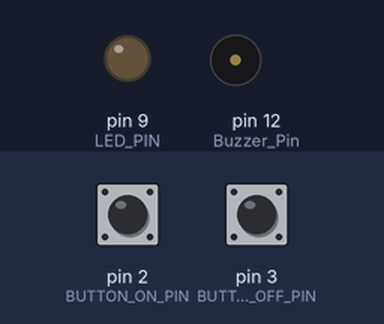
Simulated run of this sketch. Board: Arduino Uno, built with avr-gcc and run on an emulated ATmega328P. Parts: output pins drawn as LEDs (lit = HIGH), buzzer (waves = sounding, pin HIGH). The inputs (shaded band) are chosen by the test bench; at power-on: pin 2 (BUTTON_ON_PIN) HIGH, pin 3 (BUTTON_OFF_PIN) HIGH.

Above: at 1.2 s.
1.3 s: pin 2 (BUTTON_ON_PIN) pulled LOW for 0.15 s
At 2.6 s:
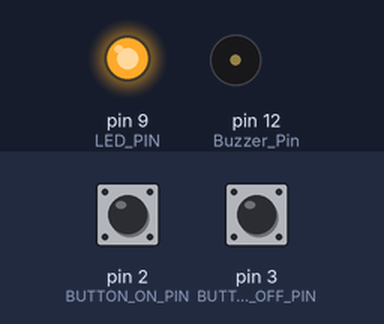
2.9 s: pin 3 (BUTTON_OFF_PIN) pulled LOW for 0.15 s
At 4.0 s:
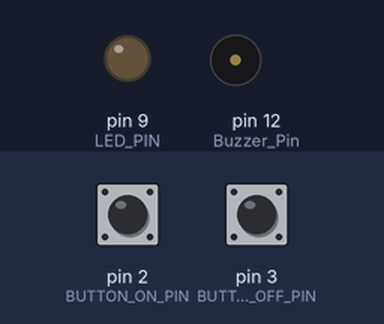
4.5 s: pin 2 (BUTTON_ON_PIN) pulled LOW for 1 s
At 5.2 s:
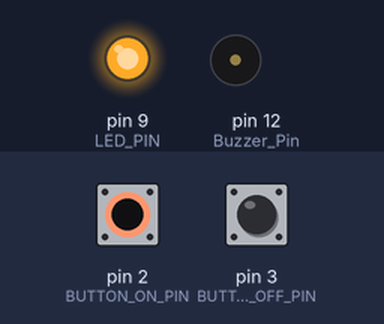
7.0 s: pin 3 (BUTTON_OFF_PIN) pulled LOW for 1 s
At 8.3 s:
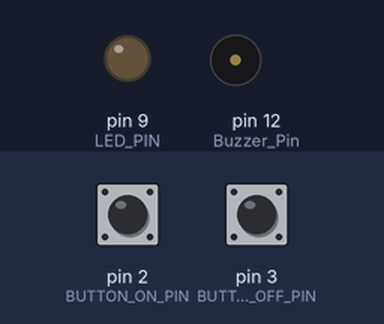
Timing chart, 0 to 10.0 s (numbered marks = the images above; inputs shaded):
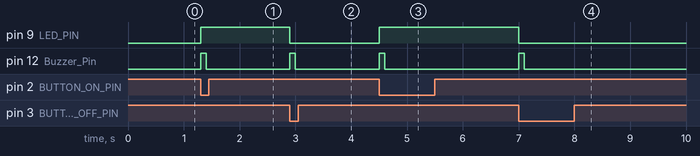

Measured:
- after the input at 1.3 s, pin 9 (LED_PIN): LOW → HIGH at once; pin 12 (Buzzer_Pin): LOW → HIGH at once, → LOW 0.10 s later
- after the input at 2.9 s, pin 9 (LED_PIN): HIGH → LOW at once; pin 12 (Buzzer_Pin): LOW → HIGH at once, → LOW 0.10 s later
- after the input at 4.5 s, pin 9 (LED_PIN): LOW → HIGH at once; pin 12 (Buzzer_Pin): LOW → HIGH at once, → LOW 0.10 s later
- after the input at 7.0 s, pin 9 (LED_PIN): HIGH → LOW at once; pin 12 (Buzzer_Pin): LOW → HIGH at once, → LOW 0.10 s later

The sketch:

2button_on_off_led.ino
```cpp
const int BUTTON_ON_PIN = 2;
const int BUTTON_OFF_PIN = 3;
const int LED_PIN = 9;
const int Buzzer_Pin = 12;

int BUTTON_ON_STATE;
int BUTTON_OFF_STATE;
int Status = 0; //led off
void setup()
{
	pinMode(BUTTON_ON_PIN, INPUT_PULLUP);
	pinMode(BUTTON_OFF_PIN, INPUT_PULLUP);
	pinMode(LED_PIN, OUTPUT);
	pinMode(Buzzer_Pin, OUTPUT);
}

void loop()
{
	BUTTON_ON_STATE = digitalRead(BUTTON_ON_PIN);
	BUTTON_OFF_STATE = digitalRead(BUTTON_OFF_PIN);

	if (!Status && BUTTON_ON_STATE == LOW) // if led off and press on button
	{
		digitalWrite(LED_PIN, HIGH);
		buzzer(1);
		Status = 1;
	}
	if (Status == 1 && BUTTON_OFF_STATE == LOW) // if led on and press off button
	{
		digitalWrite(LED_PIN, LOW);
		buzzer(1);
		Status = 0;
	}
}

void buzzer(int count)
{
	for (int i = 0; i < count; i++)
	{
		digitalWrite(Buzzer_Pin, HIGH);
		delay(100);
		digitalWrite(Buzzer_Pin, LOW);
		delay(200);
	}
}
```
